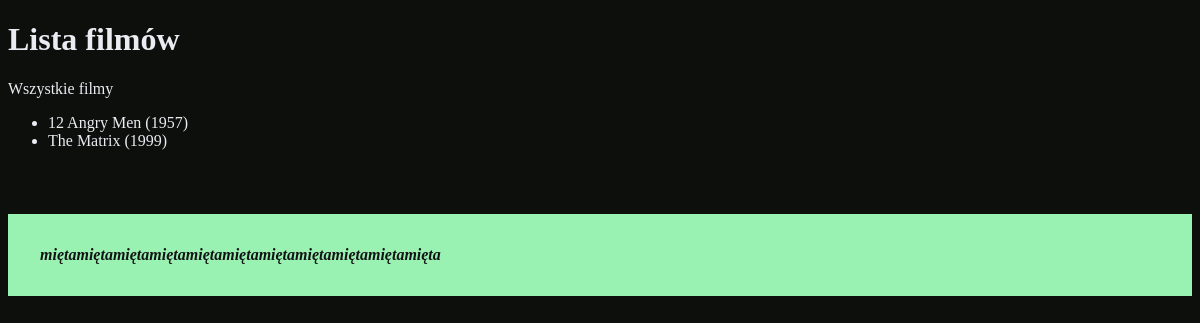
The page /main/wszystkie/ on the database as committed earlier.
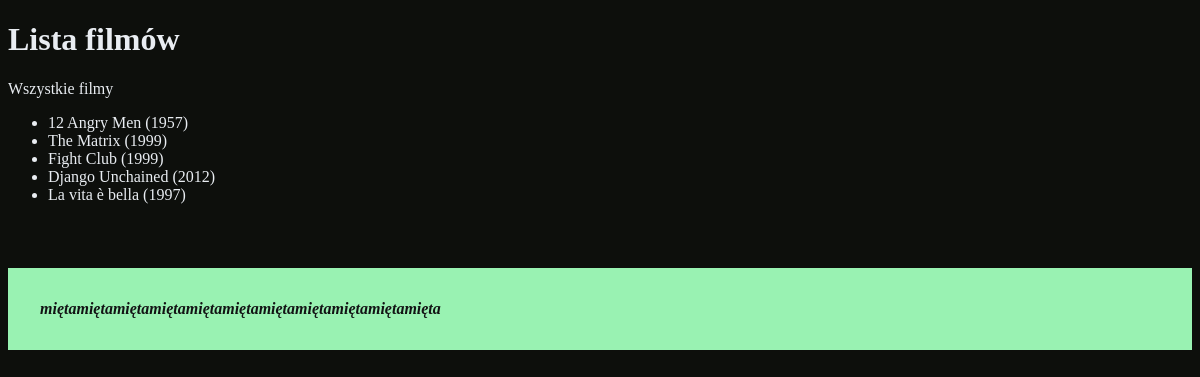
The same page on the database as committed later.
### main/models.py (models this page shows)
class Movie(models.Model):
    name = models.CharField(max_length=122)
    description = models.TextField(default="")
    year = models.IntegerField(null=True, blank=True)
    relaesed = models.DateField(null=True, blank=True)
    imdb_rating = models.DecimalField(null=True, blank=True, decimal_places=1, max_digits=2)
    photo = models.ImageField(null=True, blank=True, upload_to='filmowe')
    def __str__(self):
        return str(self.name) + " (" + str(self.year) + ")"

### main/views.py (the view)
# urls.py: path('wszystkie/', wszystkie_filmy),    # jeśli url localhost/main/wszystkie to do funkcji wszystkie_filmy w views
def wszystkie_filmy(request):      # każda funkcja w views przyjmuje parametr request
    zmienna44 = "mięta" * 11
    zmienna_filmy = Movie.objects.all()
    return render(request, 'lista_filmow.html', {'filmowa': zmienna_filmy, 'text44': zmienna44})

### templates/lista_filmow.html (shortened to what this page needs)
{% load static %}
<!DOCTYPE html>
<html lang="en">
<head>
    <link rel="stylesheet" href="{% static 'moj.css' %}">
</head>
<body>
<h1>Lista filmów</h1>
<p>Wszystkie filmy</p>
    <ul>
        {% for film in filmowa %}
        <li>{{ film }}</li>
        {% endfor %}
    </ul>
<p class="alert"> {{ text44 }} </p>
</body>
</html>

Rows that differ between the two databases and show on the page:
added Movie: name+year "Fight Club (1999)"
added Movie: name+year "Django Unchained (2012)"
added Movie: name+year "La vita è bella (1997)"
